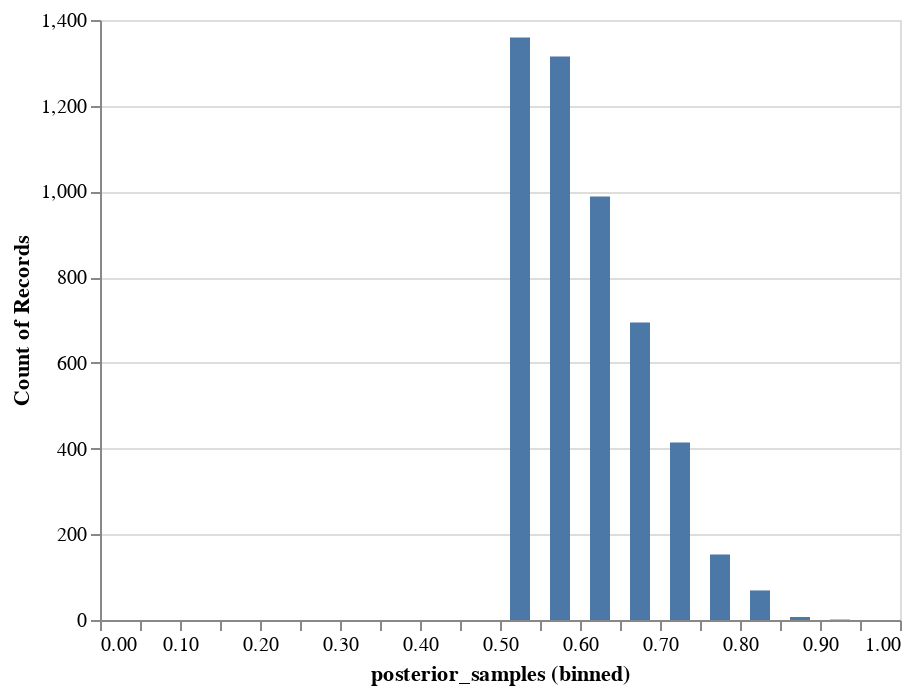

Notebook code cell kept with this figure:
### Code cell
samples_df = pd.DataFrame({"posterior_samples": samples[:5000]})
alt.Chart(samples_df).mark_bar(size=10).encode(
    x=alt.X("posterior_samples", bin=alt.BinParams(step=0.05, extent=[0, 1])),
    y="count()",
)

### Figure 1 — Vega-Lite specification as saved in the notebook (floating-point values rounded to 4 significant figures; data arrays with more than 128 entries replaced by an {"elided": "..."} marker saying what was removed)
{"$schema": "https://vega.github.io/schema/vega-lite/v4.17.0.json", "config": {"view": {"continuousHeight": 300, "continuousWidth": 400}}, "data": {"name": "data-d18d53e4ee689b9c588b417396beb8f8"}, "datasets": {"data-d18d53e4ee689b9c588b417396beb8f8": {"elided": "5000 records"}}, "encoding": {"x": {"bin": {"extent": [0, 1], "step": 0.05}, "field": "posterior_samples", "type": "quantitative"}, "y": {"aggregate": "count", "type": "quantitative"}}, "mark": {"size": 10, "type": "bar"}}
